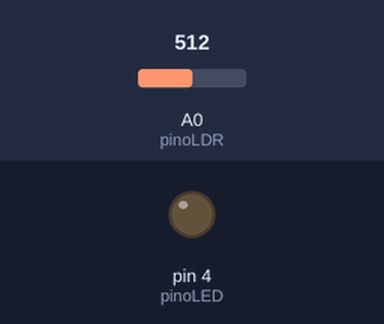
A sketch run on a simulated Arduino Uno, built with avr-gcc and run on an emulated ATmega328P. Parts: output pins drawn as LEDs (lit = HIGH). The inputs (shaded band) are chosen by the test bench; at power-on: A0 (pinoLDR) = 512.

Above: at 1.8 s.
1.9 s: A0 (pinoLDR) set to 44
3.4 s: A0 (pinoLDR) set to 35
At 4.6 s:
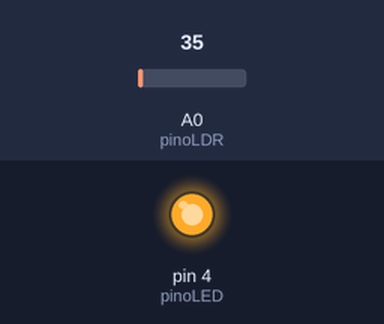
5.5 s: A0 (pinoLDR) set to 122
At 7.2 s:
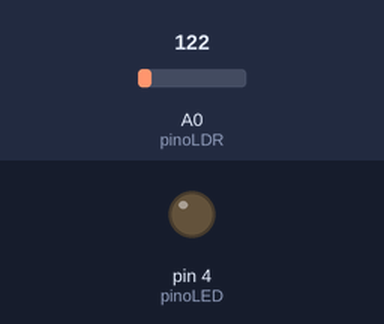
7.5 s: A0 (pinoLDR) set to 30
At 8.8 s:
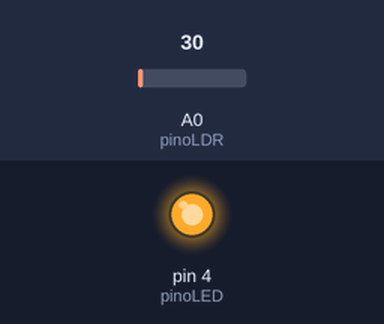
Timing chart, 0 to 10.5 s (numbered marks = the images above; inputs shaded):
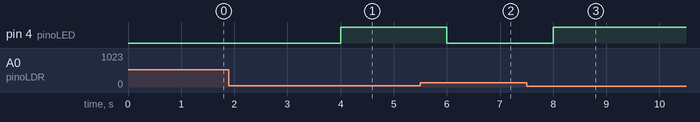

Measured:
- the behaviour switches between 40 and 39 on A0 (pinoLDR) (found by bisection; images 0 and 1)
- after the input at 1.9 s, every drawn part: stays the same
- after the input at 3.4 s, pin 4 (pinoLED): LOW → HIGH after 0.60 s
- after the input at 5.5 s, pin 4 (pinoLED): HIGH → LOW after 0.50 s
- after the input at 7.5 s, pin 4 (pinoLED): LOW → HIGH after 0.50 s

The sketch:

LDR_com_assionamento_de_led.ino
```cpp
/*Programa feito por Juliane Carvalho
baseado nos códigos da RoboCore.
Tem por finalidade simular o ligar e desligar automático de postes */
const int pinoLDR = A0; //pino conectado o LDR
const int pinoLED = 4; // pino conectado o LED
int leitura = 0; // variavel para armazenar o valor lido do pino do LDR

void setup() {

  //configura o pino do LDR e do LED como entrada
  pinMode(pinoLDR, INPUT);
  pinMode(pinoLED, OUTPUT);
}

void loop() {
  //armazena a leitura da tensão do LDR
  leitura = analogRead(pinoLDR);

  if (leitura < 40){
    digitalWrite(pinoLED, HIGH);
    }
   else{
    digitalWrite(pinoLED, LOW);
    }

  delay(1000); // em intervalos de 1 segundo atualiza a leitura
}
```
